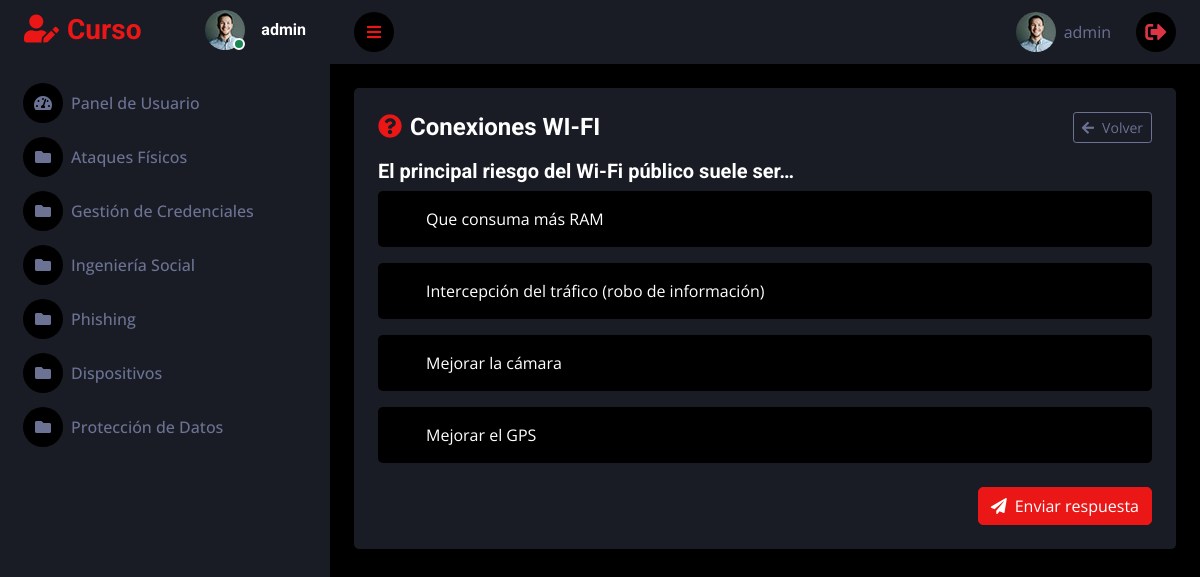
/quiz/6?category_code=social_engineering (signed in), run on the app's committed database.
### tables this page shows
CREATE TABLE users (
            id TEXT PRIMARY KEY,
            name TEXT NOT NULL,
            email TEXT NOT NULL UNIQUE,
            password TEXT NOT NULL,
            age INTEGER NOT NULL,
            gender TEXT NOT NULL,
            studies TEXT NOT NULL
        );

CREATE TABLE categories (
            id INTEGER PRIMARY KEY AUTOINCREMENT,
            category_code TEXT NOT NULL UNIQUE,
            title TEXT NOT NULL
        );

CREATE TABLE challenges (
            id INTEGER PRIMARY KEY AUTOINCREMENT,
            title TEXT NOT NULL UNIQUE,
            is_training INTEGER NOT NULL DEFAULT 1,
            points INTEGER NOT NULL DEFAULT 0,
            question TEXT,
            correct_answer TEXT,
            option1 TEXT,
            option2 TEXT,
            option3 TEXT,
            option4 TEXT,
            is_practical INTEGER NOT NULL DEFAULT 0,
            content TEXT
        );

### app.py (the view)
@app.route("/quiz/<int:challenge_id>")
@login_required
def quiz_page(challenge_id):
    challenge = get_challenge_by_id(challenge_id)
    if not challenge or challenge["is_practical"]:
        abort(404)
    if is_challenge_completed(current_user.id, challenge_id):
        category_code = request.args.get("category_code")
        if not category_code:
            abort(400)
        return redirect(url_for("category_page", category_code=category_code))
    category_code = request.args.get("category_code")
    if not category_code:
        abort(400)
    return render_template("quiz.html", challenge=challenge, category_code=category_code)

### app.py (called while the page is built)
def get_conn():
    conn = sqlite3.connect(app.config["DATABASE"])
    conn.row_factory = sqlite3.Row
    conn.execute("PRAGMA foreign_keys = ON;")
    return conn

def get_categories():
    with get_conn() as conn:
        rows = conn.execute("""
            SELECT category_code, title
            FROM categories
            ORDER BY id ASC
        """).fetchall()
        return [dict(r) for r in rows]

def is_challenge_completed(user_id: str, challenge_id: int) -> bool:
    with get_conn() as conn:
        row = conn.execute("""
            SELECT completed
            FROM user_challenge_progress
            WHERE user_id = ? AND challenge_id = ?
        """, (user_id, challenge_id)).fetchone()
        return bool(row["completed"]) if row else False

def get_challenge_by_id(challenge_id: int):
    with get_conn() as conn:
        row = conn.execute("""
            SELECT *
            FROM challenges
            WHERE id = ?
        """, (challenge_id,)).fetchone()
        return dict(row) if row else None

def get_user_by_username(username: str):
    with get_conn() as conn:
        cur = conn.execute("SELECT id, name, email, password, age, gender, studies FROM users WHERE id = ?", (username,))
        row = cur.fetchone()
        return dict(row) if row else None

@app.context_processor
def inject_globals():
    return dict(
        user=current_user,
        categories=get_categories()
    )

@login_manager.user_loader
def load_user(user_id):
    u = get_user_by_username(user_id)
    return User(u["id"], u["name"], u["email"], u["password"], u["age"], u["gender"], u["studies"]) if u else None

### templates/quiz.html (shortened to what this page needs)
<!DOCTYPE html>
<html lang="en">
<head>
    <link href="https://cdnjs.cloudflare.com/ajax/libs/font-awesome/5.10.0/css/all.min.css" rel="stylesheet">
    <link href="https://cdn.jsdelivr.net/npm/bootstrap-icons@1.4.1/font/bootstrap-icons.css" rel="stylesheet">
    <link href="{{ url_for('static', filename='lib/owlcarousel/assets/owl.carousel.min.css') }}" rel="stylesheet">
    <link href="{{ url_for('static', filename='lib/tempusdominus/css/tempusdominus-bootstrap-4.min.css') }}" rel="stylesheet">
    <link href="{{ url_for('static', filename='css/bootstrap.min.css') }}" rel="stylesheet">
    <link href="{{ url_for('static', filename='css/style.css') }}" rel="stylesheet">
</head>
<body>
<div class="container-fluid position-relative d-flex p-0">
    <div class="sidebar pe-4 pb-3">
        <nav class="navbar bg-secondary navbar-dark">
            <a href="{{ url_for('panel') }}" class="navbar-brand mx-4 mb-3">
                <h3 class="text-primary"><i class="fa fa-user-edit me-2"></i>Curso</h3>
            </a>
            <div class="d-flex align-items-center ms-4 mb-4">
                <div class="position-relative">
                    <img class="rounded-circle"
                         src="{{ url_for('static', filename='img/user.jpg') }}"
                         alt=""
                         style="width: 40px; height: 40px;">
                    <div class="bg-success rounded-circle border border-2 border-white position-absolute end-0 bottom-0 p-1"></div>
                </div>
                <div class="ms-3">
                    <h6 class="mb-0">{{ user.id }}</h6>
                </div>
            </div>
            <div class="navbar-nav w-100">
                <a href="{{ url_for('panel') }}" class="nav-item nav-link">
                    <i class="fa fa-tachometer-alt me-2"></i>Panel de Usuario
                </a>
                {% for c in categories %}
                <a href="{{ url_for('category_page', category_code=c.category_code) }}"
                   class="nav-item nav-link">
                    <i class="fa fa-folder me-2"></i>{{ c.title }}
                </a>
                {% endfor %}
            </div>
        </nav>
    </div>
    <div class="content">
        <nav class="navbar navbar-expand bg-secondary navbar-dark sticky-top px-4 py-0">
            <a href="#" class="sidebar-toggler flex-shrink-0">
                <i class="fa fa-bars"></i>
            </a>
            <div class="navbar-nav align-items-center ms-auto">
                <span class="nav-link d-flex align-items-center">
                    <img class="rounded-circle me-lg-2"
                         src="{{ url_for('static', filename='img/user.jpg') }}"
                         alt=""
                         style="width: 40px; height: 40px;">
                    <span class="d-none d-lg-inline-flex">{{ user.name }}</span>
                </span>
                <a href="{{ url_for('logout') }}" class="nav-link text-danger">
                    <i class="fa fa-sign-out-alt fa-lg"></i>
                </a>
            </div>
        </nav>
        <div class="container-fluid pt-4 px-4">
            <div class="bg-secondary rounded p-4">
                <div class="d-flex align-items-center justify-content-between mb-3">
                    <h4 class="mb-0">
                        <i class="fa fa-question-circle text-primary me-2"></i>{{ challenge.title }}
                    </h4>
                    {% if category_code %}
                    <a href="{{ url_for('category_page', category_code=category_code) }}" class="btn btn-outline-light btn-sm">
                        <i class="fa fa-arrow-left me-2"></i>Volver
                    </a>
                    {% else %}
                    <a href="{{ url_for('panel') }}" class="btn btn-outline-light btn-sm">
                        <i class="fa fa-arrow-left me-2"></i>Volver
                    </a>
                    {% endif %}
                </div>
                {% if not challenge.question %}
                    <div class="alert alert-warning mb-0">
                        Este reto no tiene una pregunta asociada.
                    </div>
                {% else %}
                    <h5>{{ challenge.question }}</h5>
                    <form method="post" action="{{ url_for('quiz_submit', challenge_id=challenge.id) }}">
                        <div class="d-flex flex-column gap-3">
                            <label class="bg-dark rounded p-3 d-flex align-items-center" style="cursor:pointer;">
                                <input class="form-check-input me-3" type="radio" name="answer" value="{{ challenge.option1 }}" required>
                                <span class="text-white">{{ challenge.option1 }}</span>
                            </label>
                            <label class="bg-dark rounded p-3 d-flex align-items-center" style="cursor:pointer;">
                                <input class="form-check-input me-3" type="radio" name="answer" value="{{ challenge.option2 }}" required>
                                <span class="text-white">{{ challenge.option2 }}</span>
                            </label>
                            <label class="bg-dark rounded p-3 d-flex align-items-center" style="cursor:pointer;">
                                <input class="form-check-input me-3" type="radio" name="answer" value="{{ challenge.option3 }}" required>
                                <span class="text-white">{{ challenge.option3 }}</span>
                            </label>
                            <label class="bg-dark rounded p-3 d-flex align-items-center" style="cursor:pointer;">
                                <input class="form-check-input me-3" type="radio" name="answer" value="{{ challenge.option4 }}" required>
                                <span class="text-white">{{ challenge.option4 }}</span>
                            </label>
                        </div>
                        <div class="mt-4 d-flex justify-content-end">
                            <button type="submit" class="btn btn-primary">
                                <i class="fa fa-paper-plane me-2"></i>Enviar respuesta
                            </button>
                        </div>
                    </form>
                {% endif %}
            </div>
        </div>
    </div>
</div>
</body>
</html>

### static/css/style.css (style rules this page uses)
:root { --primary: #EB1616; --secondary: #191C24; --light: #6C7293; --dark: #000000; }
.btn { transition: .5s; }
.sidebar { position: fixed; top: 0; left: 0; bottom: 0; width: 330px; height: 100vh; overflow-y: auto; background: var(--secondary); transition: 0.5s; z-index: 999; }
.content { margin-left: 330px; min-height: 100vh; background: var(--dark); transition: 0.5s; }
@media (min-width: 992px) { .sidebar { margin-left: 0; } }
@media (min-width: 992px) { .content { width: calc(100% - 250px); } }
.sidebar .navbar .navbar-nav .nav-link { padding: 7px 20px; color: var(--light); font-weight: 500; border-left: 3px solid var(--secondary); border-radius: 0 30px 30px 0; outline: none; }
.sidebar .navbar .navbar-nav .nav-link i { width: 40px; height: 40px; display: inline-flex; align-items: center; justify-content: center; background: var(--dark); border-radius: 40px; }
.content .navbar .navbar-nav .nav-link { margin-left: 25px; padding: 12px 0; color: var(--light); outline: none; }
.content .navbar .sidebar-toggler, .content .navbar .navbar-nav .nav-link i { width: 40px; height: 40px; display: inline-flex; align-items: center; justify-content: center; background: var(--dark); border-radius: 40px; }

### data on the page
users: id "admin", name "admin"
categories: title "Ataques Físicos"
categories: title "Gestión de Credenciales"
categories: title "Ingeniería Social"
categories: title "Phishing"
categories: title "Dispositivos"
categories: title "Protección de Datos"
challenges: title "Conexiones WI-FI", question "El principal riesgo del Wi-Fi público suele ser…", option1 "Que consuma más RAM", option2 "Intercepción del tráfico (robo de información)", option3 "Mejorar la cámara", option4 "Mejorar el GPS"
